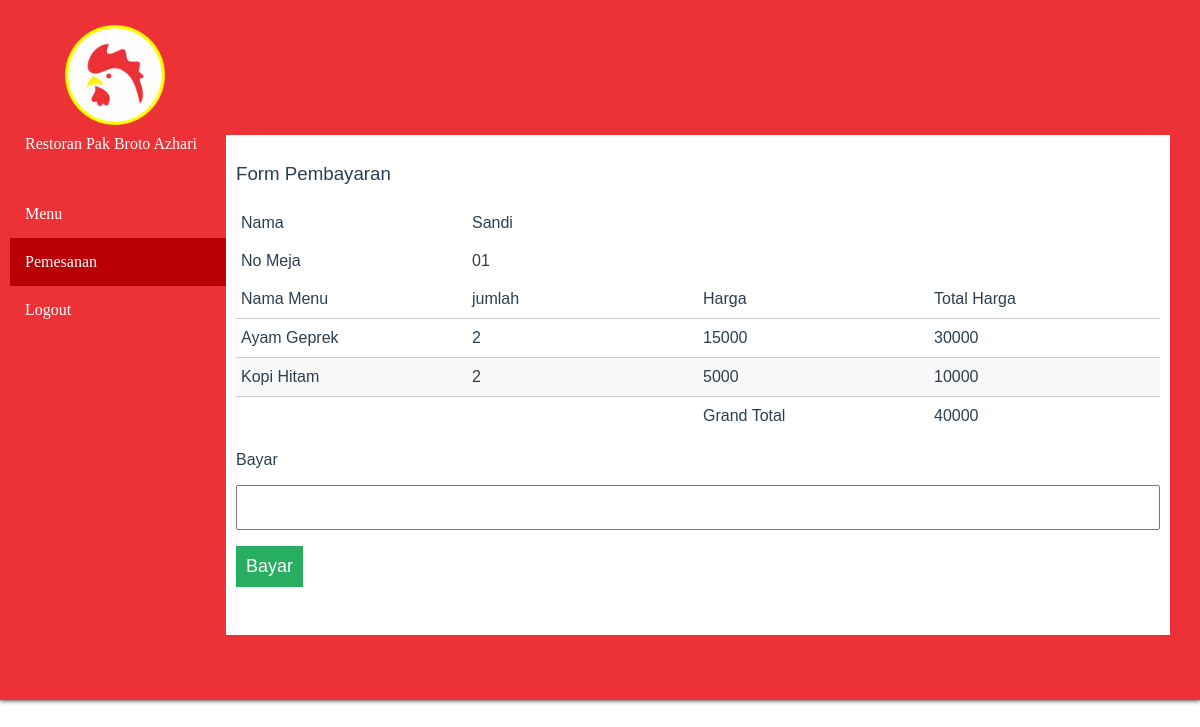
Before: /modul_pembayaran/pembayaran.php?no_pesanan=2 with the older database file.
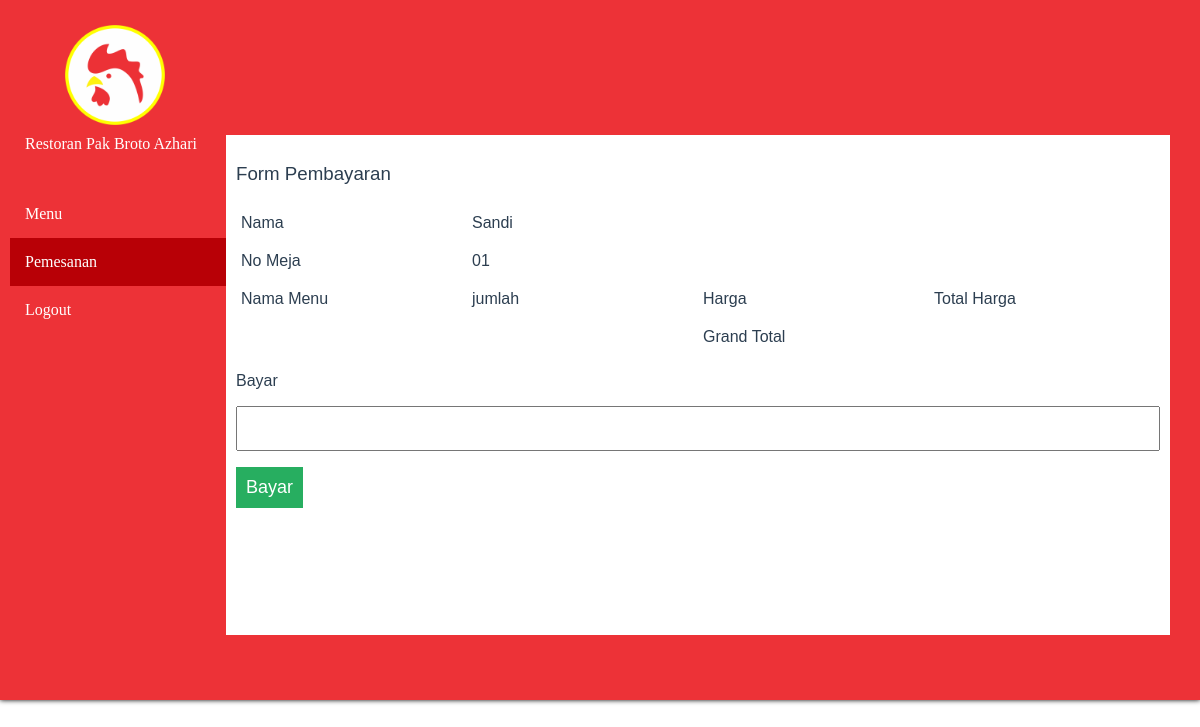
After: the same page with the newer database file.
### tables this page shows
CREATE TABLE `detail_pesanan` (
  `id_detailpesanan` int(11) NOT NULL,
  `no_pesanan` int(11) NOT NULL,
  `id_menu` int(11) NOT NULL,
  `jumlah` int(11) NOT NULL,
  `total_harga` int(11) NOT NULL
);

CREATE TABLE `menu` (
  `id_menu` int(11) NOT NULL,
  `nama_menu` varchar(50) NOT NULL,
  `harga_menu` int(11) NOT NULL,
  `jenis_menu` varchar(50) NOT NULL,
  `id` int(11) NOT NULL
);

### modul_pembayaran/pembayaran.php (the view, shortened to what the changed rows need)
<?php
include '../modul_menu/proses-list-menu.php';
$no_pesanan = @$_GET['no_pesanan'];
$nomor = @$_POST['nomor'];
$bayar = @$_POST['bayar'];
 if (!$no_pesanan) {
$qpesan = "SELECT pesanan.*, meja.no_meja FROM `pesanan` JOIN meja ON meja.id_meja = pesanan.id_meja WHERE no_pesanan = $nomor";
$hasilpesan = mysqli_query($db,$qpesan);
$data_pesan = mysqli_fetch_assoc($hasilpesan);
$querydetail = "SELECT detail_pesanan.*, menu.id_menu, menu.nama_menu, menu.harga_menu FROM `detail_pesanan` JOIN menu ON detail_pesanan.id_menu = menu.id_menu WHERE detail_pesanan.no_pesanan = $nomor";
$hasil = mysqli_query($db, $querydetail);
$data_detail = array();
while ($row = mysqli_fetch_assoc($hasil)) {
$data_detail[] = $row;
}
}else{
$qpesan = "SELECT pesanan.*, meja.no_meja FROM `pesanan` JOIN meja ON meja.id_meja = pesanan.id_meja WHERE no_pesanan = $no_pesanan";
$hasilpesan = mysqli_query($db,$qpesan);
$data_pesan = mysqli_fetch_assoc($hasilpesan);
$querydetail = "SELECT detail_pesanan.*, menu.id_menu, menu.nama_menu, menu.harga_menu FROM `detail_pesanan` JOIN menu ON detail_pesanan.id_menu = menu.id_menu WHERE detail_pesanan.no_pesanan = $no_pesanan";
$hasil = mysqli_query($db, $querydetail);
$data_detail = array();
while ($row = mysqli_fetch_assoc($hasil)) {
$data_detail[] = $row;
}
}
?>
<!DOCTYPE html>
<html lang="en">
<head>
    <link rel="stylesheet" href="../css/style.css">
</head>
<body>
    <div class="container clearfix">
        <div class="content">
                <table class="data">
                    <tr>
                        <?php $querysum = "select sum(total_harga) as grand_total from detail_pesanan WHERE detail_pesanan.no_pesanan = $no_pesanan";
                                $hasilsum = mysqli_query($db, $querysum);
                                @$grand_total = mysqli_fetch_assoc($hasilsum);
                         ?>
                        <th style="text-align: left; width: 20%">Nama</th>
                        <th style="text-align: left; width: 20%"><?php echo $data_pesan['nama_pelanggan']; ?></th>
                        <th style="text-align: left; width: 20%"></th>
                        <th style="text-align: left; width: 20%"></th>
                    </tr>
                    <tr>
                        <th style="text-align: left; width: 20%">No Meja</th>
                        <th style="text-align: left; width: 20%"><?php echo $data_pesan['no_meja'] ?></th>
                        <th style="text-align: left; width: 20%"></th>
                        <th style="text-align: left; width: 20%"></th>
                    </tr>
                </table>
                <table class="data">
                    <tr>
                        <th style="text-align: left; width: 20%">Nama Menu</th>
                        <th style="text-align: left; width: 20%">jumlah</th>
                        <th style="text-align: left; width: 20%">Harga</th>
                        <th style="text-align: left; width: 20%">Total Harga</th>
                    </tr>
                    <?php foreach ($data_detail as $detail) : ?>
                    <tr>
                        <td><?php echo $detail['nama_menu'] ?></td>
                         <td><?php echo $detail['jumlah'] ?></td>
                         <td><?php echo $detail['harga_menu'] ?></td>
                         <td><?php echo $detail['total_harga'] ?></td>
                    </tr>
                    <?php endforeach ?>
                </table>
                <table class="data">
                    <tr>
                        <?php
                        if (!$no_pesanan) {
                            $querysum = "select sum(total_harga) as grand_total from detail_pesanan WHERE detail_pesanan.no_pesanan = $nomor";
                                $hasilsum = mysqli_query($db, $querysum);
                                @$grand_total = mysqli_fetch_assoc($hasilsum);
                                $Kembalian = $bayar - $grand_total['grand_total'];
                        }else {
                                $querysum = "select sum(total_harga) as grand_total from detail_pesanan WHERE detail_pesanan.no_pesanan = $no_pesanan";
                                $hasilsum = mysqli_query($db, $querysum);
                                @$grand_total = mysqli_fetch_assoc($hasilsum);
                         }
                         ?>
                        <th style="text-align: left; width: 20%"></th>
                        <th style="text-align: left; width: 20%"></th>
                        <th style="text-align: left; width: 20%">Grand Total</th>
                        <th style="text-align: left; width: 20%"><?php echo $grand_total['grand_total']; ?></th>
                    </tr>
                </table>
        </div>
    </div>
</body>
</html>

Changed rows visible on the page:
removed detail_pesanan: id_menu.nama_menu "Ayam Geprek", jumlah "2", id_menu.harga_menu "15000", total_harga "30000"
removed detail_pesanan: id_menu.nama_menu "Kopi Hitam", jumlah "2", id_menu.harga_menu "5000", total_harga "10000"
Other visible differences:
$grand_total['grand_total']: "40000" → (not shown)
